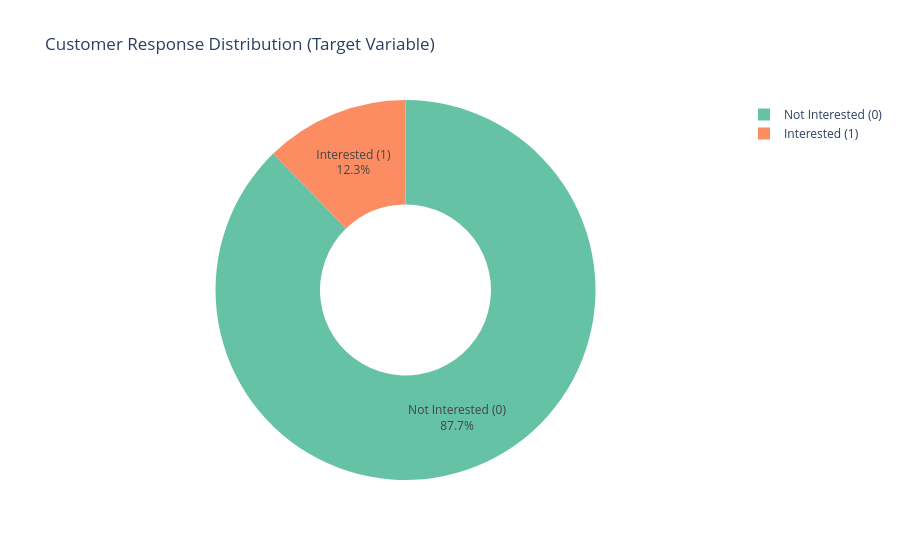

Source (notebook cell):
### Markdown cell above
## 3. Target Variable: `Response`

### Code cell
# Count and percentage of each class
resp_counts = df['Response'].value_counts().reset_index()
resp_counts.columns = ['Response', 'Count']
resp_counts['Response'] = resp_counts['Response'].map({0: 'Not Interested (0)', 1: 'Interested (1)'})
resp_counts['Percent'] = (resp_counts['Count'] / resp_counts['Count'].sum() * 100).round(2)

fig = px.pie(resp_counts, names='Response', values='Count', hole=0.45,
             color_discrete_sequence=PALETTE,
             title='Customer Response Distribution (Target Variable)')
fig.update_traces(textinfo='label+percent')
fig.show()

print(resp_counts)

### Figure 1 — Plotly figure (JSON) as saved in the notebook; plotly's stock layout.template omitted (floating-point values rounded to 4 significant figures)
{"data": [{"domain": {"x": [0, 1], "y": [0, 1]}, "hole": 0.45, "hovertemplate": "Response=%{label}<br>Count=%{value}<extra></extra>", "labels": ["Not Interested (0)", "Interested (1)"], "legendgroup": "", "name": "", "showlegend": true, "textinfo": "label+percent", "type": "pie", "values": [334399, 46710]}], "layout": {"legend": {"tracegroupgap": 0}, "piecolorway": ["rgb(102,194,165)", "rgb(252,141,98)", "rgb(141,160,203)", "rgb(231,138,195)", "rgb(166,216,84)", "rgb(255,217,47)", "rgb(229,196,148)", "rgb(179,179,179)"], "title": {"text": "Customer Response Distribution (Target Variable)"}}}
